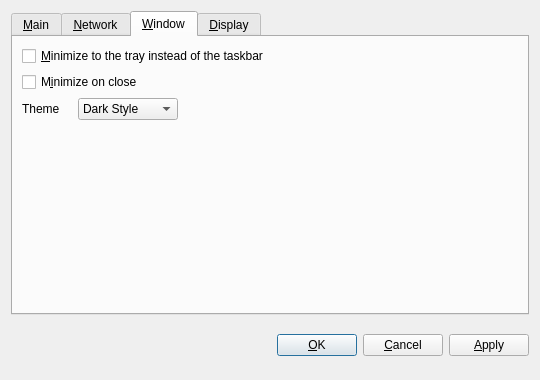
<?xml version="1.0" encoding="UTF-8"?>
<ui version="4.0">
 <class>OptionsDialog</class>
 <widget class="QDialog" name="OptionsDialog">
  <property name="geometry">
   <rect>
    <x>0</x>
    <y>0</y>
    <width>540</width>
    <height>380</height>
   </rect>
  </property>
  <property name="windowTitle">
   <string>Options</string>
  </property>
  <property name="modal">
   <bool>true</bool>
  </property>
  <layout class="QVBoxLayout" name="verticalLayout">
   <item>
    <widget class="QTabWidget" name="tabWidget">
     <property name="tabPosition">
      <enum>QTabWidget::North</enum>
     </property>
     <property name="currentIndex">
      <number>2</number>
     </property>
     <widget class="QWidget" name="tabMain">
      <attribute name="title">
       <string>&amp;Main</string>
      </attribute>
      <layout class="QVBoxLayout" name="verticalLayout_Main">
       <item>
        <widget class="QLabel" name="transactionFeeInfoLabel">
         <property name="text">
          <string>Optional transaction fee per kB that helps make sure your transactions are processed quickly. Most transactions are 1 kB. Fee 0.01 recommended.</string>
         </property>
         <property name="textFormat">
          <enum>Qt::PlainText</enum>
         </property>
         <property name="wordWrap">
          <bool>true</bool>
         </property>
        </widget>
       </item>
       <item>
        <layout class="QHBoxLayout" name="horizontalLayoutFee">
         <item>
          <widget class="QLabel" name="transactionFeeLabel">
           <property name="text">
            <string>Pay transaction &amp;fee</string>
           </property>
           <property name="textFormat">
            <enum>Qt::PlainText</enum>
           </property>
           <property name="buddy">
            <cstring>transactionFee</cstring>
           </property>
          </widget>
         </item>
         <item>
          <widget class="BitcoinAmountField" name="transactionFee"/>
         </item>
         <item>
          <spacer name="horizontalSpacerFee">
           <property name="orientation">
            <enum>Qt::Horizontal</enum>
           </property>
           <property name="sizeHint" stdset="0">
            <size>
             <width>40</width>
             <height>20</height>
            </size>
           </property>
          </spacer>
         </item>
        </layout>
       </item>
       <item>
        <widget class="QLabel" name="reserveBalanceInfoLabel">
         <property name="text">
          <string>Reserved amount does not participate in staking and is therefore spendable at any time.</string>
         </property>
         <property name="textFormat">
          <enum>Qt::PlainText</enum>
         </property>
         <property name="wordWrap">
          <bool>true</bool>
         </property>
        </widget>
       </item>
       <item>
        <layout class="QHBoxLayout" name="horizontalLayoutReserveBalance">
         <item>
          <widget class="QLabel" name="reserveBalanceLabel">
           <property name="text">
            <string>Reserve</string>
           </property>
           <property name="textFormat">
            <enum>Qt::PlainText</enum>
           </property>
           <property name="buddy">
            <cstring>reserveBalance</cstring>
           </property>
          </widget>
         </item>
         <item>
          <widget class="BitcoinAmountField" name="reserveBalance"/>
         </item>
         <item>
          <spacer name="horizontalSpacerReserveBalance">
           <property name="orientation">
            <enum>Qt::Horizontal</enum>
           </property>
           <property name="sizeHint" stdset="0">
            <size>
             <width>40</width>
             <height>20</height>
            </size>
           </property>
          </spacer>
         </item>
        </layout>
       </item>
       <item>
        <widget class="QCheckBox" name="bitcoinAtStartup">
         <property name="toolTip">
          <string>Automatically start FriendshipCoin2 after logging in to the system.</string>
         </property>
         <property name="text">
          <string>&amp;Start FriendshipCoin2 on system login</string>
         </property>
        </widget>
       </item>
       <item>
        <widget class="QCheckBox" name="detachDatabases">
         <property name="toolTip">
          <string>Detach block and address databases at shutdown. This means they can be moved to another data directory, but it slows down shutdown. The wallet is always detached.</string>
         </property>
         <property name="text">
          <string>&amp;Detach databases at shutdown</string>
         </property>
        </widget>
       </item>
       <item>
        <spacer name="verticalSpacer_Main">
         <property name="orientation">
          <enum>Qt::Vertical</enum>
         </property>
         <property name="sizeHint" stdset="0">
          <size>
           <width>20</width>
           <height>40</height>
          </size>
         </property>
        </spacer>
       </item>
      </layout>
     </widget>
     <widget class="QWidget" name="tabNetwork">
      <attribute name="title">
       <string>&amp;Network</string>
      </attribute>
      <layout class="QVBoxLayout" name="verticalLayout_Network">
       <item>
        <widget class="QCheckBox" name="mapPortUpnp">
         <property name="toolTip">
          <string>Automatically open the FriendshipCoin2 client port on the router. This only works when your router supports UPnP and it is enabled.</string>
         </property>
         <property name="text">
          <string>Map port using &amp;UPnP</string>
         </property>
        </widget>
       </item>
       <item>
        <widget class="QCheckBox" name="connectSocks">
         <property name="toolTip">
          <string>Connect to the FriendshipCoin2 network through a SOCKS proxy (e.g. when connecting through Tor).</string>
         </property>
         <property name="text">
          <string>&amp;Connect through SOCKS proxy:</string>
         </property>
        </widget>
       </item>
       <item>
        <layout class="QHBoxLayout" name="horizontalLayout_Network">
         <item>
          <widget class="QLabel" name="proxyIpLabel">
           <property name="text">
            <string>Proxy &amp;IP:</string>
           </property>
           <property name="textFormat">
            <enum>Qt::PlainText</enum>
           </property>
           <property name="buddy">
            <cstring>proxyIp</cstring>
           </property>
          </widget>
         </item>
         <item>
          <widget class="QValidatedLineEdit" name="proxyIp">
           <property name="maximumSize">
            <size>
             <width>140</width>
             <height>16777215</height>
            </size>
           </property>
           <property name="toolTip">
            <string>IP address of the proxy (e.g. 127.0.0.1)</string>
           </property>
          </widget>
         </item>
         <item>
          <widget class="QLabel" name="proxyPortLabel">
           <property name="text">
            <string>&amp;Port:</string>
           </property>
           <property name="textFormat">
            <enum>Qt::PlainText</enum>
           </property>
           <property name="buddy">
            <cstring>proxyPort</cstring>
           </property>
          </widget>
         </item>
         <item>
          <widget class="QLineEdit" name="proxyPort">
           <property name="maximumSize">
            <size>
             <width>55</width>
             <height>16777215</height>
            </size>
           </property>
           <property name="toolTip">
            <string>Port of the proxy (e.g. 9050)</string>
           </property>
          </widget>
         </item>
         <item>
          <widget class="QLabel" name="socksVersionLabel">
           <property name="text">
            <string>SOCKS &amp;Version:</string>
           </property>
           <property name="textFormat">
            <enum>Qt::PlainText</enum>
           </property>
           <property name="buddy">
            <cstring>socksVersion</cstring>
           </property>
          </widget>
         </item>
         <item>
          <widget class="QValueComboBox" name="socksVersion">
           <property name="toolTip">
            <string>SOCKS version of the proxy (e.g. 5)</string>
           </property>
          </widget>
         </item>
         <item>
          <spacer name="horizontalSpacer_Network">
           <property name="orientation">
            <enum>Qt::Horizontal</enum>
           </property>
           <property name="sizeHint" stdset="0">
            <size>
             <width>40</width>
             <height>20</height>
            </size>
           </property>
          </spacer>
         </item>
        </layout>
       </item>
       <item>
        <spacer name="verticalSpacer_Network">
         <property name="orientation">
          <enum>Qt::Vertical</enum>
         </property>
         <property name="sizeHint" stdset="0">
          <size>
           <width>20</width>
           <height>40</height>
          </size>
         </property>
        </spacer>
       </item>
      </layout>
     </widget>
     <widget class="QWidget" name="tabWindow">
      <attribute name="title">
       <string>&amp;Window</string>
      </attribute>
      <layout class="QGridLayout" name="gridLayout">
       <item row="2" column="0">
        <widget class="QLabel" name="label">
         <property name="maximumSize">
          <size>
           <width>50</width>
           <height>50</height>
          </size>
         </property>
         <property name="text">
          <string>Theme</string>
         </property>
        </widget>
       </item>
       <item row="1" column="0" colspan="2">
        <widget class="QCheckBox" name="minimizeOnClose">
         <property name="toolTip">
          <string>Minimize instead of exit the application when the window is closed. When this option is enabled, the application will be closed only after selecting Quit in the menu.</string>
         </property>
         <property name="text">
          <string>M&amp;inimize on close</string>
         </property>
        </widget>
       </item>
       <item row="2" column="1">
        <widget class="QValueComboBox" name="comboBoxThemes">
         <property name="maximumSize">
          <size>
           <width>100</width>
           <height>23</height>
          </size>
         </property>
         <item>
          <property name="text">
           <string>Dark Style</string>
          </property>
         </item>
         <item>
          <property name="text">
           <string>Light Style</string>
          </property>
         </item>
        </widget>
       </item>
       <item row="0" column="0" colspan="3">
        <widget class="QCheckBox" name="minimizeToTray">
         <property name="toolTip">
          <string>Show only a tray icon after minimizing the window.</string>
         </property>
         <property name="text">
          <string>&amp;Minimize to the tray instead of the taskbar</string>
         </property>
        </widget>
       </item>
       <item row="3" column="0" colspan="3">
        <spacer name="verticalSpacer_Window">
         <property name="orientation">
          <enum>Qt::Vertical</enum>
         </property>
         <property name="sizeHint" stdset="0">
          <size>
           <width>20</width>
           <height>20</height>
          </size>
         </property>
        </spacer>
       </item>
      </layout>
     </widget>
     <widget class="QWidget" name="tabDisplay">
      <attribute name="title">
       <string>&amp;Display</string>
      </attribute>
      <layout class="QVBoxLayout" name="verticalLayout_Display">
       <item>
        <layout class="QHBoxLayout" name="horizontalLayout_1_Display">
         <item>
          <widget class="QLabel" name="langLabel">
           <property name="text">
            <string>User Interface &amp;language:</string>
           </property>
           <property name="textFormat">
            <enum>Qt::PlainText</enum>
           </property>
           <property name="buddy">
            <cstring>lang</cstring>
           </property>
          </widget>
         </item>
         <item>
          <widget class="QValueComboBox" name="lang">
           <property name="toolTip">
            <string>The user interface language can be set here. This setting will take effect after restarting FriendshipCoin2.</string>
           </property>
          </widget>
         </item>
        </layout>
       </item>
       <item>
        <layout class="QHBoxLayout" name="horizontalLayout_2_Display">
         <item>
          <widget class="QLabel" name="unitLabel">
           <property name="text">
            <string>&amp;Unit to show amounts in:</string>
           </property>
           <property name="textFormat">
            <enum>Qt::PlainText</enum>
           </property>
           <property name="buddy">
            <cstring>unit</cstring>
           </property>
          </widget>
         </item>
         <item>
          <widget class="QValueComboBox" name="unit">
           <property name="toolTip">
            <string>Choose the default subdivision unit to show in the interface and when sending coins.</string>
           </property>
          </widget>
         </item>
        </layout>
       </item>
       <item>
        <widget class="QCheckBox" name="displayAddresses">
         <property name="toolTip">
          <string>Whether to show FriendshipCoin2 addresses in the transaction list or not.</string>
         </property>
         <property name="text">
          <string>&amp;Display addresses in transaction list</string>
         </property>
        </widget>
       </item>
       <item>
        <widget class="QCheckBox" name="coinControlFeatures">
         <property name="toolTip">
          <string>Whether to show coin control features or not.</string>
         </property>
         <property name="text">
          <string>Display coin &amp;control features (experts only!)</string>
         </property>
        </widget>
       </item>
       <item>
        <spacer name="verticalSpacer_Display">
         <property name="orientation">
          <enum>Qt::Vertical</enum>
         </property>
         <property name="sizeHint" stdset="0">
          <size>
           <width>20</width>
           <height>40</height>
          </size>
         </property>
        </spacer>
       </item>
      </layout>
     </widget>
    </widget>
   </item>
   <item>
    <layout class="QHBoxLayout" name="horizontalLayout_Buttons">
     <item>
      <spacer name="horizontalSpacer_1">
       <property name="orientation">
        <enum>Qt::Horizontal</enum>
       </property>
       <property name="sizeHint" stdset="0">
        <size>
         <width>40</width>
         <height>48</height>
        </size>
       </property>
      </spacer>
     </item>
     <item>
      <widget class="QLabel" name="statusLabel">
       <property name="font">
        <font>
         <weight>75</weight>
         <bold>true</bold>
        </font>
       </property>
       <property name="text">
        <string/>
       </property>
       <property name="textFormat">
        <enum>Qt::PlainText</enum>
       </property>
       <property name="wordWrap">
        <bool>true</bool>
       </property>
      </widget>
     </item>
     <item>
      <spacer name="horizontalSpacer_2">
       <property name="orientation">
        <enum>Qt::Horizontal</enum>
       </property>
       <property name="sizeHint" stdset="0">
        <size>
         <width>40</width>
         <height>48</height>
        </size>
       </property>
      </spacer>
     </item>
     <item>
      <widget class="QPushButton" name="okButton">
       <property name="text">
        <string>&amp;OK</string>
       </property>
      </widget>
     </item>
     <item>
      <widget class="QPushButton" name="cancelButton">
       <property name="text">
        <string>&amp;Cancel</string>
       </property>
       <property name="autoDefault">
        <bool>false</bool>
       </property>
      </widget>
     </item>
     <item>
      <widget class="QPushButton" name="applyButton">
       <property name="text">
        <string>&amp;Apply</string>
       </property>
       <property name="autoDefault">
        <bool>false</bool>
       </property>
      </widget>
     </item>
    </layout>
   </item>
  </layout>
 </widget>
 <customwidgets>
  <customwidget>
   <class>QValidatedLineEdit</class>
   <extends>QLineEdit</extends>
   <header>qvalidatedlineedit.h</header>
  </customwidget>
  <customwidget>
   <class>BitcoinAmountField</class>
   <extends>QLineEdit</extends>
   <header>bitcoinamountfield.h</header>
   <container>1</container>
  </customwidget>
  <customwidget>
   <class>QValueComboBox</class>
   <extends>QComboBox</extends>
   <header>qvaluecombobox.h</header>
  </customwidget>
 </customwidgets>
 <resources/>
 <connections/>
</ui>
